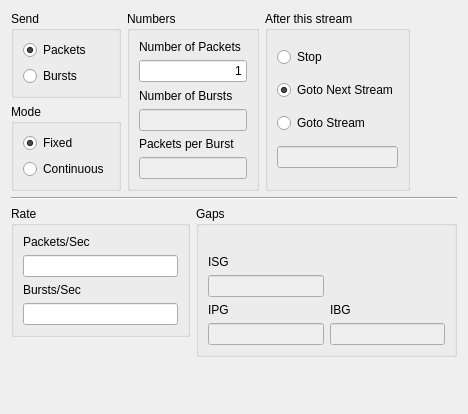
     <widget class="QWidget" name="tab_2" >
      <attribute name="title" >
       <string>Stream Control</string>
      </attribute>
      <layout class="QGridLayout" >
       <item row="0" column="0" >
        <widget class="QGroupBox" name="groupBox_3" >
         <property name="title" >
          <string>Send</string>
         </property>
         <layout class="QVBoxLayout" >
          <item>
           <widget class="QRadioButton" name="rbSendPackets" >
            <property name="text" >
             <string>Packets</string>
            </property>
            <property name="checked" >
             <bool>true</bool>
            </property>
           </widget>
          </item>
          <item>
           <widget class="QRadioButton" name="rbSendBursts" >
            <property name="text" >
             <string>Bursts</string>
            </property>
           </widget>
          </item>
         </layout>
        </widget>
       </item>
       <item rowspan="2" row="0" column="1" colspan="2" >
        <widget class="QGroupBox" name="groupBox_13" >
         <property name="title" >
          <string>Numbers</string>
         </property>
         <layout class="QVBoxLayout" >
          <item>
           <widget class="QLabel" name="label_7" >
            <property name="text" >
             <string>Number of Packets</string>
            </property>
            <property name="buddy" >
             <cstring>leNumPackets</cstring>
            </property>
           </widget>
          </item>
          <item>
           <widget class="QLineEdit" name="leNumPackets" >
            <property name="text" >
             <string>1</string>
            </property>
            <property name="alignment" >
             <set>Qt::AlignRight|Qt::AlignTrailing|Qt::AlignVCenter</set>
            </property>
           </widget>
          </item>
          <item>
           <widget class="QLabel" name="label_13" >
            <property name="text" >
             <string>Number of Bursts</string>
            </property>
            <property name="buddy" >
             <cstring>leNumPackets</cstring>
            </property>
           </widget>
          </item>
          <item>
           <widget class="QLineEdit" name="leNumBursts" >
            <property name="enabled" >
             <bool>false</bool>
            </property>
            <property name="alignment" >
             <set>Qt::AlignRight|Qt::AlignTrailing|Qt::AlignVCenter</set>
            </property>
           </widget>
          </item>
          <item>
           <widget class="QLabel" name="label_12" >
            <property name="text" >
             <string>Packets per Burst</string>
            </property>
            <property name="buddy" >
             <cstring>leNumPackets</cstring>
            </property>
           </widget>
          </item>
          <item>
           <widget class="QLineEdit" name="lePacketsPerBurst" >
            <property name="enabled" >
             <bool>false</bool>
            </property>
            <property name="alignment" >
             <set>Qt::AlignRight|Qt::AlignTrailing|Qt::AlignVCenter</set>
            </property>
           </widget>
          </item>
         </layout>
        </widget>
       </item>
       <item rowspan="2" row="0" column="3" >
        <widget class="QGroupBox" name="groupBox_11" >
         <property name="title" >
          <string>After this stream</string>
         </property>
         <layout class="QVBoxLayout" >
          <item>
           <widget class="QRadioButton" name="rbActionStop" >
            <property name="text" >
             <string>Stop</string>
            </property>
           </widget>
          </item>
          <item>
           <widget class="QRadioButton" name="rbActionGotoNext" >
            <property name="text" >
             <string>Goto Next Stream</string>
            </property>
            <property name="checked" >
             <bool>true</bool>
            </property>
           </widget>
          </item>
          <item>
           <widget class="QRadioButton" name="rbActionGotoStream" >
            <property name="text" >
             <string>Goto Stream</string>
            </property>
           </widget>
          </item>
          <item>
           <widget class="QLineEdit" name="leStreamId" >
            <property name="enabled" >
             <bool>false</bool>
            </property>
            <property name="alignment" >
             <set>Qt::AlignRight|Qt::AlignTrailing|Qt::AlignVCenter</set>
            </property>
           </widget>
          </item>
         </layout>
        </widget>
       </item>
       <item row="1" column="0" >
        <widget class="QGroupBox" name="groupBox_5" >
         <property name="title" >
          <string>Mode</string>
         </property>
         <layout class="QVBoxLayout" >
          <item>
           <widget class="QRadioButton" name="rbModeFixed" >
            <property name="text" >
             <string>Fixed</string>
            </property>
            <property name="checked" >
             <bool>true</bool>
            </property>
           </widget>
          </item>
          <item>
           <widget class="QRadioButton" name="rbModeContinuous" >
            <property name="text" >
             <string>Continuous</string>
            </property>
           </widget>
          </item>
         </layout>
        </widget>
       </item>
       <item row="1" column="4" >
        <spacer>
         <property name="orientation" >
          <enum>Qt::Horizontal</enum>
         </property>
         <property name="sizeHint" >
          <size>
           <width>41</width>
           <height>20</height>
          </size>
         </property>
        </spacer>
       </item>
       <item row="2" column="0" colspan="5" >
        <widget class="Line" name="line_4" >
         <property name="orientation" >
          <enum>Qt::Horizontal</enum>
         </property>
        </widget>
       </item>
       <item row="3" column="0" colspan="2" >
        <widget class="QGroupBox" name="groupBox_14" >
         <property name="title" >
          <string>Rate</string>
         </property>
         <property name="checkable" >
          <bool>false</bool>
         </property>
         <property name="checked" >
          <bool>false</bool>
         </property>
         <layout class="QVBoxLayout" >
          <item>
           <widget class="QLabel" name="label_43" >
            <property name="text" >
             <string>Packets/Sec</string>
            </property>
            <property name="buddy" >
             <cstring>leNumPackets</cstring>
            </property>
           </widget>
          </item>
          <item>
           <widget class="QLineEdit" name="lePacketsPerSec" >
            <property name="alignment" >
             <set>Qt::AlignRight|Qt::AlignTrailing|Qt::AlignVCenter</set>
            </property>
           </widget>
          </item>
          <item>
           <widget class="QLabel" name="label_44" >
            <property name="text" >
             <string>Bursts/Sec</string>
            </property>
            <property name="buddy" >
             <cstring>leNumPackets</cstring>
            </property>
           </widget>
          </item>
          <item>
           <widget class="QLineEdit" name="leBurstsPerSec" >
            <property name="alignment" >
             <set>Qt::AlignRight|Qt::AlignTrailing|Qt::AlignVCenter</set>
            </property>
           </widget>
          </item>
         </layout>
        </widget>
       </item>
       <item rowspan="2" row="3" column="2" colspan="3" >
        <widget class="QGroupBox" name="groupBox_12" >
         <property name="enabled" >
          <bool>true</bool>
         </property>
         <property name="title" >
          <string>Gaps</string>
         </property>
         <property name="checkable" >
          <bool>false</bool>
         </property>
         <property name="checked" >
          <bool>false</bool>
         </property>
         <layout class="QGridLayout" >
          <item row="0" column="0" colspan="2" >
           <widget class="QLabel" name="label_45" >
            <property name="text" >
             <string/>
            </property>
            <property name="pixmap" >
             <pixmap>icons/gaps.png</pixmap>
            </property>
           </widget>
          </item>
          <item row="1" column="0" >
           <widget class="QLabel" name="label_14" >
            <property name="text" >
             <string>ISG</string>
            </property>
            <property name="buddy" >
             <cstring>leNumPackets</cstring>
            </property>
           </widget>
          </item>
          <item row="2" column="0" >
           <widget class="QLineEdit" name="leGapIsg" >
            <property name="enabled" >
             <bool>false</bool>
            </property>
            <property name="alignment" >
             <set>Qt::AlignRight|Qt::AlignTrailing|Qt::AlignVCenter</set>
            </property>
           </widget>
          </item>
          <item row="3" column="0" >
           <widget class="QLabel" name="label_15" >
            <property name="text" >
             <string>IPG</string>
            </property>
            <property name="buddy" >
             <cstring>leNumPackets</cstring>
            </property>
           </widget>
          </item>
          <item row="3" column="1" >
           <widget class="QLabel" name="label_42" >
            <property name="text" >
             <string>IBG</string>
            </property>
            <property name="buddy" >
             <cstring>leNumPackets</cstring>
            </property>
           </widget>
          </item>
          <item row="4" column="0" >
           <widget class="QLineEdit" name="leGapIpg" >
            <property name="enabled" >
             <bool>false</bool>
            </property>
            <property name="alignment" >
             <set>Qt::AlignRight|Qt::AlignTrailing|Qt::AlignVCenter</set>
            </property>
           </widget>
          </item>
          <item row="4" column="1" >
           <widget class="QLineEdit" name="leGapIbg" >
            <property name="enabled" >
             <bool>false</bool>
            </property>
            <property name="alignment" >
             <set>Qt::AlignRight|Qt::AlignTrailing|Qt::AlignVCenter</set>
            </property>
           </widget>
          </item>
         </layout>
        </widget>
       </item>
       <item rowspan="2" row="4" column="0" >
        <spacer>
         <property name="orientation" >
          <enum>Qt::Vertical</enum>
         </property>
         <property name="sizeHint" >
          <size>
           <width>20</width>
           <height>40</height>
          </size>
         </property>
        </spacer>
       </item>
       <item row="5" column="3" >
        <spacer>
         <property name="orientation" >
          <enum>Qt::Vertical</enum>
         </property>
         <property name="sizeHint" >
          <size>
           <width>20</width>
           <height>40</height>
          </size>
         </property>
        </spacer>
       </item>
      </layout>
     </widget>
